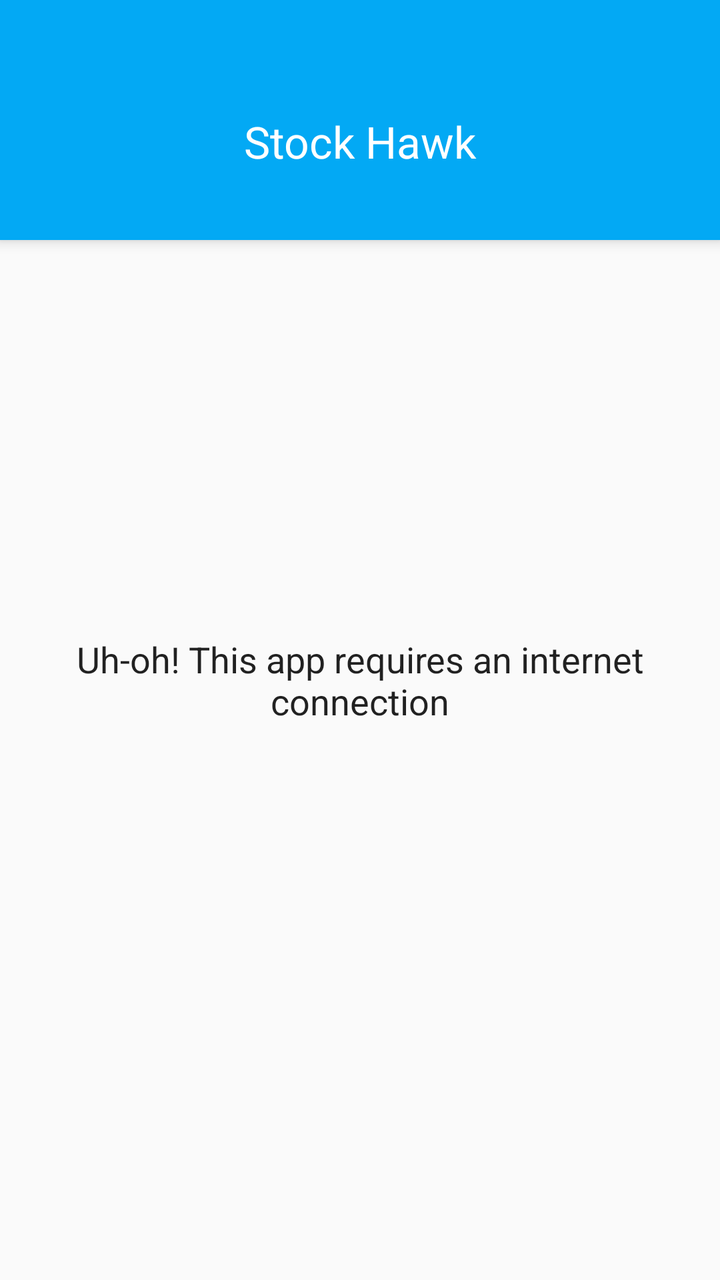
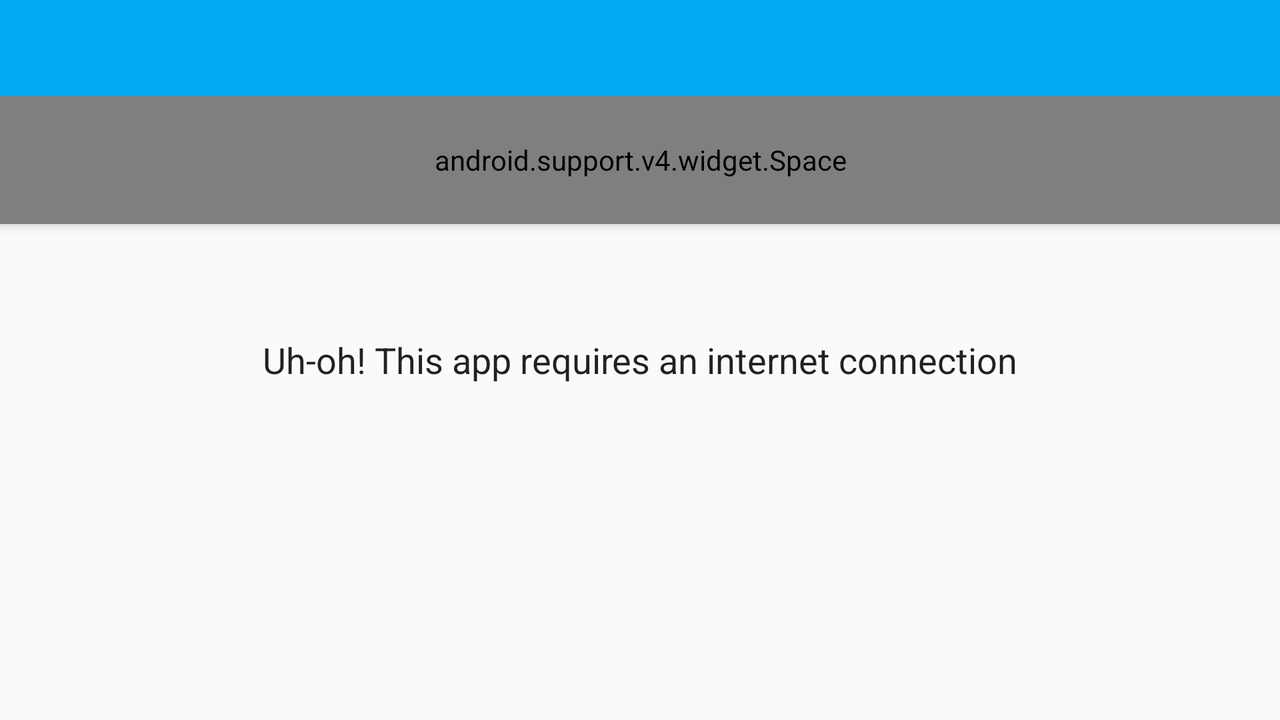

One screen, two layout resources from the same app: the default and the repository's alternative for another configuration. Each is rendered where Android would select it; the XML of both is given below.
<!-- AndroidManifest.xml: application theme AppTheme -->
<!-- res/layout/fragment_stock_list.xml -->
<?xml version="1.0" encoding="utf-8"?>
<FrameLayout xmlns:android="http://schemas.android.com/apk/res/android"
    xmlns:app="http://schemas.android.com/apk/res-auto"
    android:layout_width="match_parent"
    android:layout_height="match_parent">

    <android.support.design.widget.CoordinatorLayout
        android:id="@+id/col"
        android:layout_width="match_parent"
        android:layout_height="match_parent">

        <android.support.design.widget.AppBarLayout
            android:id="@+id/appbar"
            android:layout_width="match_parent"
            android:layout_height="wrap_content"
            android:theme="@style/ThemeOverlay.AppCompat.Dark.ActionBar"
            app:elevation="@dimen/appbar_elevation">

            <android.support.v7.widget.Toolbar
                android:id="@+id/toolbar"
                android:layout_width="match_parent"
                android:layout_height="wrap_content"
                android:elevation="0dp"
                app:layout_scrollFlags="scroll|enterAlways"
                app:theme="@style/ThemeOverlay.AppCompat.Dark.ActionBar">

                <TextView
                    android:layout_width="wrap_content"
                    android:layout_height="?attr/listPreferredItemHeight"
                    android:layout_gravity="center_horizontal"
                    android:layout_marginTop="?attr/actionBarSize"
                    android:text="@string/app_name"
                    android:textAppearance="@style/TextAppearance.AppCompat.Large" />
            </android.support.v7.widget.Toolbar>

        </android.support.design.widget.AppBarLayout>


        <android.support.v7.widget.RecyclerView
            android:id="@+id/recycler_view"
            android:layout_width="match_parent"
            android:layout_height="match_parent"
            app:layout_behavior="@string/appbar_scrolling_view_behavior" />

        <TextView
            android:id="@+id/emptyView"
            android:layout_width="match_parent"
            android:layout_height="match_parent"
            android:gravity="center"
            android:paddingTop="40dp"
            android:paddingEnd="@dimen/activity_horizontal_margin"
            android:paddingLeft="@dimen/activity_horizontal_margin"
            android:paddingRight="@dimen/activity_horizontal_margin"
            android:paddingStart="@dimen/activity_horizontal_margin"
            android:text="@string/network_toast"
            android:textAppearance="@android:style/TextAppearance.Medium"
            app:layout_anchor="@+id/recycler_view"
            app:layout_anchorGravity="fill" />
    </android.support.design.widget.CoordinatorLayout>

</FrameLayout>
<!-- resources referenced by this layout -->
<resources>
  <dimen name="activity_horizontal_margin">16dp</dimen>
  <dimen name="appbar_elevation">4dp</dimen>
  <string name="app_name">Stock Hawk</string>
  <string name="network_toast">Uh-oh! This app requires an internet connection</string>
  <style name="AppTheme" parent="@style/Theme.AppCompat.Light.NoActionBar">
          <item name="colorPrimary">@color/primary</item>
          <item name="colorPrimaryDark">@color/primary_dark</item>
          <item name="colorAccent">@color/accent</item>
          <item name="toolbarStyle">@style/Toolbar</item>
      </style>
  <color name="primary">#03A9F4</color>
  <color name="primary_dark">#0288D1</color>
  <color name="accent">#FFD740</color>
  <style name="Toolbar" parent="Widget.AppCompat.Toolbar">
          <item name="android:background">?attr/colorPrimary</item>
          <item name="popupTheme">@style/Theme.AppCompat.Light</item>
      </style>
</resources>
<!-- res/layout-land/fragment_stock_list.xml (the repository's variant of the layout above) -->
<!-- drawn on the phone turned sideways -->
<?xml version="1.0" encoding="utf-8"?>
<RelativeLayout xmlns:android="http://schemas.android.com/apk/res/android"
    xmlns:app="http://schemas.android.com/apk/res-auto"
    android:layout_width="match_parent"
    android:layout_height="match_parent">

    <LinearLayout
        android:id="@+id/parallax_bar"
        android:layout_width="match_parent"
        android:layout_height="wrap_content"
        android:layout_alignParentTop="true"
        android:background="?attr/colorPrimary"
        android:elevation="@dimen/appbar_elevation"
        android:orientation="vertical">

        <android.support.v7.widget.Toolbar
            android:id="@+id/toolbar"
            android:layout_width="match_parent"
            android:layout_height="?attr/actionBarSize"
            android:elevation="0dp"
            app:popupTheme="@style/ThemeOverlay.AppCompat.Light"
            app:theme="@style/ThemeOverlay.AppCompat.Dark.ActionBar" />

        <android.support.v4.widget.Space
            android:layout_width="match_parent"
            android:layout_height="?attr/listPreferredItemHeight" />
    </LinearLayout>

    <include
        layout="@layout/fragment_stock_list_base"
        android:layout_width="@dimen/fragment_stock_list_width"
        android:layout_height="match_parent"
        android:layout_alignParentTop="true"
        android:layout_centerHorizontal="true" />
</RelativeLayout>
<!-- res/layout/fragment_stock_list_base.xml (included above) -->
<?xml version="1.0" encoding="utf-8"?>
<FrameLayout xmlns:android="http://schemas.android.com/apk/res/android"
    xmlns:tools="http://schemas.android.com/tools"
    android:layout_width="match_parent"
    android:layout_height="match_parent"
    android:elevation="@dimen/appbar_elevation">

    <android.support.v7.widget.RecyclerView
        android:id="@+id/recycler_view"
        android:layout_width="match_parent"
        android:layout_height="match_parent" />

    <TextView
        android:id="@+id/emptyView"
        android:layout_width="match_parent"
        android:layout_height="match_parent"
        android:gravity="center"
        android:paddingBottom="@dimen/activity_vertical_margin"
        android:paddingEnd="@dimen/activity_horizontal_margin"
        android:paddingLeft="@dimen/activity_horizontal_margin"
        android:paddingRight="@dimen/activity_horizontal_margin"
        android:paddingStart="@dimen/activity_horizontal_margin"
        android:paddingTop="@dimen/activity_vertical_margin"
        android:text="@string/network_toast"
        android:textAppearance="@android:style/TextAppearance.Medium" />

</FrameLayout>
<!-- resources referenced by the variant -->
<!-- as the phone turned sideways resolves them -->
<resources>
  <dimen name="activity_horizontal_margin">16dp</dimen>
  <dimen name="activity_vertical_margin">16dp</dimen>
  <dimen name="appbar_elevation">4dp</dimen>
  <!-- from res/values-land/ -->
  <dimen name="fragment_stock_list_width">450dp</dimen>
  <string name="network_toast">Uh-oh! This app requires an internet connection</string>
  <style name="AppTheme" parent="@style/Theme.AppCompat.Light.NoActionBar">
          <item name="colorPrimary">@color/primary</item>
          <item name="colorPrimaryDark">@color/primary_dark</item>
          <item name="colorAccent">@color/accent</item>
          <item name="toolbarStyle">@style/Toolbar</item>
      </style>
  <color name="primary">#03A9F4</color>
  <color name="primary_dark">#0288D1</color>
  <color name="accent">#FFD740</color>
  <style name="Toolbar" parent="Widget.AppCompat.Toolbar">
          <item name="android:background">?attr/colorPrimary</item>
          <item name="popupTheme">@style/Theme.AppCompat.Light</item>
      </style>
</resources>
